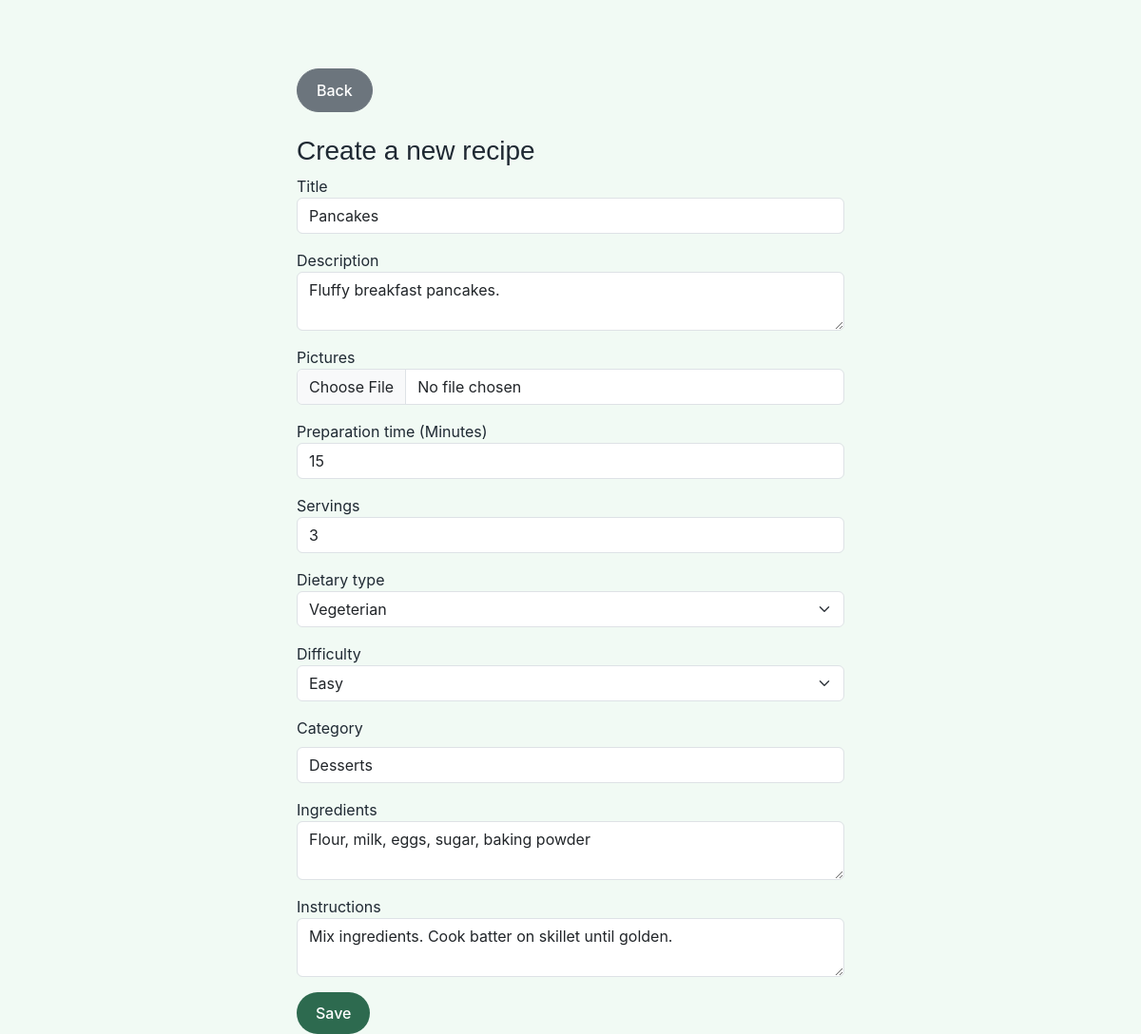
The app's page /recipes/edit.php?recipeid=4 (signed in) with its own data.
### tables this page shows
CREATE TABLE IF NOT EXISTS `recipes` (
  `id` int NOT NULL AUTO_INCREMENT,
  `title` varchar(255) NOT NULL,
  `description` text,
  `recipe_picture` varchar(255) DEFAULT NULL,
  `ingredients` text NOT NULL,
  `instructions` longtext NOT NULL,
  `prep_time` int NOT NULL,
  `dietary_type` enum('Vegeterian','Non-vegeterian','Vegan') NOT NULL,
  `category` enum('Chicken meals','Vegetables','Desserts','Fish meals') DEFAULT NULL,
  `created_at` timestamp NULL DEFAULT CURRENT_TIMESTAMP,
  `updated_at` timestamp NULL DEFAULT CURRENT_TIMESTAMP ON UPDATE CURRENT_TIMESTAMP,
  `difficulty` enum('Easy','Medium','Complicated') DEFAULT NULL,
  `servings` int NOT NULL,
  `author_id` int DEFAULT NULL,
  PRIMARY KEY (`id`),
  KEY `fk_recipes_author` (`author_id`)
);

### recipes/edit.php (the view, shortened to what this page needs)
<?php
require_once "../components/db_connect.php";
$recipeid = $_GET['recipeid'];
$sql_query = "SELECT * FROM `recipes` WHERE id = $recipeid ";
$result = mysqli_query($connect, $sql_query);
$recipe = mysqli_fetch_assoc($result);
?>
<!DOCTYPE html>
<html lang="en">
<head>
    <link href="https://cdn.jsdelivr.net/npm/bootstrap@5.3.8/dist/css/bootstrap.min.css" rel="stylesheet">
    <link rel="stylesheet" href="main.css">
</head>
<body>
    <div class="container my-5">
        <div class="row">
            <div class="col col-md-6 mx-auto">
                <a href="recipe.php" class="btn btn-secondary my-4">Back</a>
                <h3>Create a new recipe</h3>
                <form method="POST" enctype="multipart/form-data">
                    <div class="mb-3">
                        <label for="title">Title</label>
                        <input type="text" class="form-control" id="title" name="title" value="<?= $recipe['title'] ?>" required>
                    </div>
                    <div class="mb-3">
                        <label for="description">Description</label>
                        <textarea class="form-control" id="description" name="description"><?= $recipe['description'] ?></textarea>
                    </div>
                    <div class="mb-3">
                        <label for="pictures">Pictures</label>
                        <input type="file" class="form-control" id="pictures" name="pictures">
                    </div>
                    <div class="mb-3">
                        <label for="prep_time">Preparation time (Minutes)</label>
                        <input type="number" class="form-control" id="prep_time" name="prep_time" value="<?= $recipe['prep_time'] ?>" required>
                    </div>
                    <div class="mb-3">
                        <label for="servings">Servings</label>
                        <input type="number" class="form-control" id="servings" name="servings" value="<?= $recipe['servings'] ?>">
                    </div>
                    <div class="mb-3">
                        <label for="dietary_type">Dietary type</label>
                        <select name="dietary_type" id="dietary_type" class="form-select" required>
                            <option value="Vegeterian" <?= (isset($recipe["dietary_type"]) && $recipe["dietary_type"] == 'Vegeterian') ? 'selected' : '' ?>>Vegeterian</option>
                        </select>
                    </div>
                    <div class="mb-3">
                        <label for="difficulty">Difficulty</label>
                        <select name="difficulty" id="difficulty" class="form-select">
                            <option value="Easy" <?= (isset($recipe["difficulty"]) && $recipe["difficulty"] == 'Easy') ? 'selected' : '' ?>>Easy</option>
                        </select>
                    </div>
                    <div class="mb-3">
                        <label for="category" class="form-label">Category</label>
                        <select class="form-control" id="category" name="category">
                            <option value="Desserts" <?= (isset($recipe["category"]) && $recipe["category"] == 'Desserts') ? 'selected' : '' ?>>Desserts</option>
                        </select>
                    </div>
                    <div class="mb-3">
                        <label for="ingredients">Ingredients</label>
                        <textarea class="form-control" id="ingredients" name="ingredients" required><?= $recipe['ingredients'] ?></textarea>
                    </div>
                    <div class="mb-3">
                        <label for="instructions">Instructions</label>
                        <textarea class="form-control" id="instructions" name="instructions" required><?= $recipe['instructions'] ?></textarea>
                    </div>
                    <input type="submit" class="btn btn-primary" name="save" value="Save">
                </form>
            </div>
        </div>
    </div>
</body>
</html>

### css/main.css (style rules this page uses)
:root { --green-dark: #2d6a4f; --green-darker: #1b4332; --green-light: #74c69d; --green-soft: #d8f3dc; --green-click: #95d5b2; --green-bg: #f1faf4; --white: #ffffff; --text-dark: #1f2933; --text-muted: #6c757d; }
html, body { height: 100%; }
body { background-color: var(--green-bg); color: var(--text-dark); display: flex; flex-direction: column; font-family: "Inter", sans-serif; }
h1, h2, h3, h5 { font-family: "Poppins", sans-serif; }
.container { max-width: 1300px; }
a { text-decoration: none; }
.btn { border-radius: 999px; padding: 10px 20px; font-weight: 500; transition: all 0.2s ease; }
.btn-dark, .btn-primary, .btn-success { background: var(--green-dark) !important; border: none !important; color: white !important; }

### records on screen
recipes: title "Pancakes", description "Fluffy breakfast pancakes.", prep_time "15", servings "3", dietary_type "Vegeterian", difficulty "Easy", category "Desserts", ingredients "Flour, milk, eggs, sugar, baking powder", instructions "Mix ingredients. Cook batter on skillet until golden."
